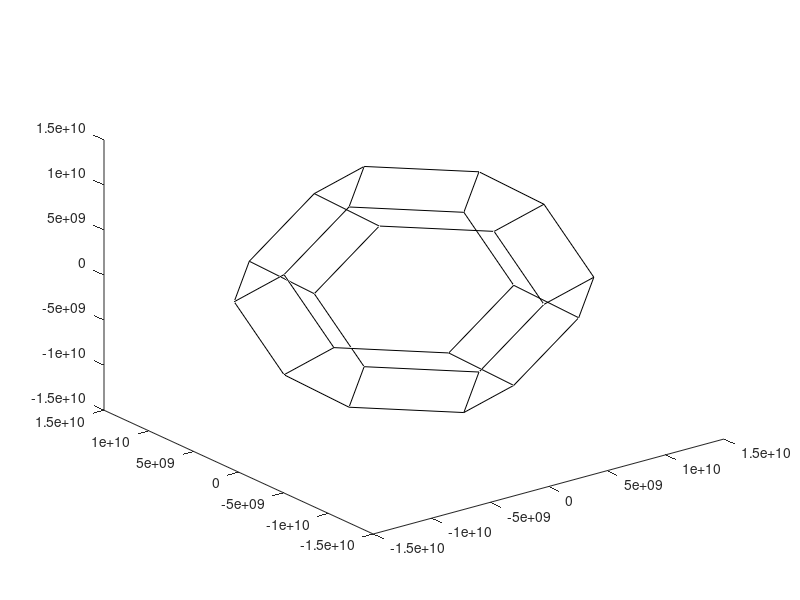

This chart was generated by the following MATLAB code: (Note: this script raises an error after producing the figure.)
%% BS_GAAS.M [ARSENIURO DI GALLIO - BANDE E POPOLAMENTO]
% riproduce la popolazione degli stati nella prima zona di Brilluoin
clear all
close all

% Definizione delle costanti
q=1.6e-19;%[C]
hb=6.626e-34/2/pi;%[Js]
m0=9.1e-31;%[kg]
k=1.38e-23;%[JK-1]
Ec_Si=1.12;%[eV]
ml_Si=0.9163*m0;%[kg]
mt_Si=0.1905*m0;%[kg]
mhh_Si=0.537*m0;%[kg]
mlh_Si=0.153*m0;%[kg]
Nc_Si=3.22e19;%[cm-3]
Nv_Si=1.83e19;%[cm-3]
Ec_Ge=0.66;%[eV]
ml_Ge=1.588*m0;%[kg]
mt_Ge=0.08152*m0;%[kg]
mhh_Ge=0.347*m0;%[kg]
mlh_Ge=0.0429*m0;%[kg]
Ec_GaAs=1.42;%[eV]
EcL_GaAs=1.42+0.31;%[eV]
m_GaAs=0.067*m0;%[kg]
ml_GaAs=1.9*m0;%[kg]
mt_GaAs=0.075*m0;%[kg]
mhh_GaAs=0.51*m0;%[kg]
mlh_GaAs=0.082*m0;%[kg]
Nc_GaAs=4.21e17;%[cm-3]
Nv_GaAs=9.52e18;%[cm-3]
a_Si=5.43e-10;%[m] lattice constant
a_Ge=5.646e-10;%[m] lattice constant
a_GaAs=5.6533e-10;%[m] lattice constant

% Parametri liberi
Ev=0;%[eV]
Ec=Ec_GaAs;%[eV]
EcL=EcL_GaAs;%[eV]
T=300;%[K] 
Ef=Ec/2;%[eV]
Nc=Nc_GaAs;
Nv=Nv_GaAs;
Ntot=1e22/(Nc*Nv)^0.5/exp(-q*Ec/2/k/T)/exp(abs(Ef-Ec/2)*q/k/T);%[1] normalizzazione
m=m_GaAs;%[kg]
ml=ml_GaAs;%[kg]
mt=mt_GaAs;%[kg]
mhh=mhh_GaAs;%[kg]
mlh=mlh_GaAs;%[kg]
a=a_GaAs;%[m]
b=2*pi/a;%[m-1]
kx0=0;%[m-1] coordinata kx del minimo CB-GaAs
ky0=0;%[m-1] coordinata ky del minimo CB-GaAs
kz0=0;%[m-1] coordinata kz del minimo CB-GaAs

%% Grafica BZ
figure(1)
plot3([b b],[b/2 0],[0 b/2],'k')
hold on
plot3([b b],[-b/2 0],[0 -b/2],'k')
plot3([b b],[b/2 0],[0 -b/2],'k')
plot3([b b],[-b/2 0],[0 b/2],'k')

plot3([-b -b],[b/2 0],[0 b/2],'k')
plot3([-b -b],[-b/2 0],[0 -b/2],'k')
plot3([-b -b],[b/2 0],[0 -b/2],'k')
plot3([-b -b],[-b/2 0],[0 b/2],'k')

plot3([b/2 0],[b b],[0 b/2],'k')
plot3([-b/2 0],[b b],[0 -b/2],'k')
plot3([b/2 0],[b b],[0 -b/2],'k')
plot3([-b/2 0],[b b],[0 b/2],'k')

plot3([b/2 0],[-b -b],[0 b/2],'k')
plot3([-b/2 0],[-b -b],[0 -b/2],'k')
plot3([b/2 0],[-b -b],[0 -b/2],'k')
plot3([-b/2 0],[-b -b],[0 b/2],'k')

plot3([b/2 0],[0 b/2],[b b],'k')
plot3([-b/2 0],[0 -b/2],[b b],'k')
plot3([b/2 0],[0 -b/2],[b b],'k')
plot3([-b/2 0],[0 b/2],[b b],'k')

plot3([b/2 0],[0 b/2],[-b -b],'k')
plot3([-b/2 0],[0 -b/2],[-b -b],'k')
plot3([b/2 0],[0 -b/2],[-b -b],'k')
plot3([-b/2 0],[0 b/2],[-b -b],'k')

plot3([b b/2],[b/2 b],[0 0],'k')
plot3([-b -b/2],[-b/2 -b],[0 0],'k')
plot3([b b/2],[-b/2 -b],[0 0],'k')
plot3([-b -b/2],[b/2 b],[0 0],'k')

plot3([0 0],[b b/2],[b/2 b],'k')
plot3([0 0],[-b -b/2],[-b/2 -b],'k')
plot3([0 0],[b b/2],[-b/2 -b],'k')
plot3([0 0],[-b -b/2],[b/2 b],'k')

plot3([b/2 b],[0 0],[b b/2],'k')
plot3([-b/2 -b],[0 0],[-b -b/2],'k')
plot3([-b/2 -b],[0 0],[b b/2],'k')
plot3([b/2 b],[0 0],[-b -b/2],'k')

%plot3([CBmin(1,1) CBmin(2,1)],[CBmin(1,2) CBmin(2,2)],[CBmin(1,3) CBmin(2,3)],'r')
%plot3([CBmin(3,1) CBmin(4,1)],[CBmin(3,2) CBmin(4,2)],[CBmin(3,3) CBmin(4,3)],'r')
%plot3([CBmin(5,1) CBmin(6,1)],[CBmin(5,2) CBmin(6,2)],[CBmin(5,3) CBmin(6,3)],'r')

%matrice di rotazione diagonale cubo
%c=(1/3)^0.5;
%s=(2/3)^0.5;
a1=45*pi/180;%[rad]
a2=35.2644*pi/180;%[rad]
a3=0;
c1=cos(a1);s1=sin(a1);
c2=cos(a2);s2=sin(a2);
c3=cos(a3);s3=sin(a3);

R=[c1*c2*c3-s1*s3 -c1*c2*s3-s1*c3 c1*s2
s1*c2*c3+c1*s3 -s1*c2*s3+c1*c3 s1*s2
-s2*c3 s2*s3 c2];

%% Calcolo - Banda di Conduzione
f_c=exp(-q*(Ec-Ef)/k/T);%[1]
f_v=exp(q*(Ev-Ef)/k/T);%[1]
Ne=100;%[1] numero di step in energia
dE=k*T/q/10;%[eV]

for ik=1:Ne
E(ik)=(ik-0.5)*dE;%[eV] rispetto alla CB

% Banda di Conduzione - GAMMA
f_cb=exp(-q*(E(ik)+Ec-Ef)/k/T);%[1]
n=f_cb*Ntot;
ak=(2*m*q*E(ik))^0.5/hb;%[m-1] asse kx dell'ellissoide
bk=(2*m*q*E(ik))^0.5/hb;%[m-1] asse ky-kz dell'ellissoide
[ ex, ey, ez ] = ellipsoidrand (ak,bk,bk,n);
plot3(ex,ey,ez,'.b')

% Banda di Conduzione - L
f_cb=exp(-q*(E(ik)+EcL-Ef)/k/T);%[1]
n=f_cb*Ntot;
ak=(2*ml*q*E(ik))^0.5/hb;%[m-1] asse kx dell'ellissoide
bk=(2*mt*q*E(ik))^0.5/hb;%[m-1] asse ky-kz dell'ellissoide

[ ex, ey, ez ] = ellipsoidrand (ak,bk,bk,n);
ee=[ex ey ez]';
if norm(ee) ~= 0 
   ee=R*ee;ee(1,:)=ee(1,:)-b/2;ee(2,:)=ee(2,:)-b/2;ee(3,:)=ee(3,:)+b/2;
   plot3(ee(1,:),ee(2,:),ee(3,:),'.c');
end
[ ex, ey, ez ] = ellipsoidrand (ak,bk,bk,n);
ee=[ex ey ez]';
if norm(ee) ~= 0 
   ee=R*ee;ee(1,:)=ee(1,:)-b/2;ee(2,:)=ee(2,:)-b/2;ee(3,:)=ee(3,:)+b/2;
   plot3(-ee(1,:),-ee(2,:),ee(3,:),'.c');
end
[ ex, ey, ez ] = ellipsoidrand (ak,bk,bk,n);
ee=[ex ey ez]';
if norm(ee) ~= 0 
   ee=R*ee;ee(1,:)=ee(1,:)-b/2;ee(2,:)=ee(2,:)-b/2;ee(3,:)=ee(3,:)+b/2;
   plot3(-ee(1,:),ee(2,:),ee(3,:),'.c');
end
[ ex, ey, ez ] = ellipsoidrand (ak,bk,bk,n);
ee=[ex ey ez]';
if norm(ee) ~= 0 
   ee=R*ee;ee(1,:)=ee(1,:)-b/2;ee(2,:)=ee(2,:)-b/2;ee(3,:)=ee(3,:)+b/2;
   plot3(ee(1,:),-ee(2,:),ee(3,:),'.c');
end

%
[ ex, ey, ez ] = ellipsoidrand (ak,bk,bk,n);
ee=[ex ey ez]';
if norm(ee) ~= 0 
   ee=R*ee;ee(1,:)=ee(1,:)-b/2;ee(2,:)=ee(2,:)-b/2;ee(3,:)=ee(3,:)+b/2;
   plot3(ee(1,:),ee(2,:),-ee(3,:),'.c');
end
[ ex, ey, ez ] = ellipsoidrand (ak,bk,bk,n);
ee=[ex ey ez]';
if norm(ee) ~= 0 
   ee=R*ee;ee(1,:)=ee(1,:)-b/2;ee(2,:)=ee(2,:)-b/2;ee(3,:)=ee(3,:)+b/2;
   plot3(-ee(1,:),-ee(2,:),-ee(3,:),'.c');
end
[ ex, ey, ez ] = ellipsoidrand (ak,bk,bk,n);
ee=[ex ey ez]';
if norm(ee) ~= 0 
   ee=R*ee;ee(1,:)=ee(1,:)-b/2;ee(2,:)=ee(2,:)-b/2;ee(3,:)=ee(3,:)+b/2;
   plot3(-ee(1,:),ee(2,:),-ee(3,:),'.c');
end
[ ex, ey, ez ] = ellipsoidrand (ak,bk,bk,n);
ee=[ex ey ez]';
if norm(ee) ~= 0 
   ee=R*ee;ee(1,:)=ee(1,:)-b/2;ee(2,:)=ee(2,:)-b/2;ee(3,:)=ee(3,:)+b/2;
   plot3(ee(1,:),-ee(2,:),-ee(3,:),'.c');
end

% Banda di Valenza
f_vb=exp(q*(-E(ik)+Ev-Ef)/k/T);%[1]
n=f_vb*Ntot;
ak=(2*mhh*q*E(ik))^0.5/hb;%[m-1] asse kx-ky-kz dell'ellissoide (sfera)
[ ex, ey, ez ] = ellipsoidrand (ak,ak,ak,n);
plot3(ex,ey,ez,'.r')
ak=(2*mlh*q*E(ik))^0.5/hb;%[m-1] asse kx-ky-kz dell'ellissoide (sfera)
[ ex, ey, ez ] = ellipsoidrand (ak,ak,ak,n);
plot3(ex,ey,ez,'.m')

end
xlabel('k_x')
ylabel('k_y')
zlabel('k_z')

